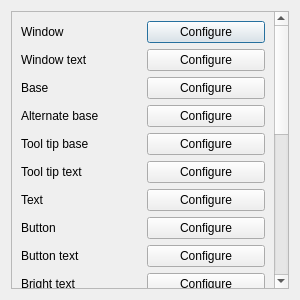
<?xml version="1.0" encoding="UTF-8"?>
<ui version="4.0">
 <class>configStyleSheet</class>
 <widget class="QDialog" name="configStyleSheet">
  <property name="geometry">
   <rect>
    <x>0</x>
    <y>0</y>
    <width>300</width>
    <height>300</height>
   </rect>
  </property>
  <property name="minimumSize">
   <size>
    <width>300</width>
    <height>0</height>
   </size>
  </property>
  <property name="windowTitle">
   <string>Dialog</string>
  </property>
  <layout class="QHBoxLayout" name="horizontalLayout">
   <item>
    <widget class="QScrollArea" name="scrollArea">
     <property name="widgetResizable">
      <bool>true</bool>
     </property>
     <widget class="QWidget" name="scrollAreaWidgetContents">
      <property name="geometry">
       <rect>
        <x>0</x>
        <y>-574</y>
        <width>268</width>
        <height>829</height>
       </rect>
      </property>
      <layout class="QVBoxLayout" name="verticalLayout">
       <item>
        <layout class="QHBoxLayout" name="horizontalLayout_5">
         <property name="spacing">
          <number>7</number>
         </property>
         <item>
          <widget class="QLabel" name="_window">
           <property name="text">
            <string>Window</string>
           </property>
          </widget>
         </item>
         <item>
          <widget class="QPushButton" name="_windowBut">
           <property name="text">
            <string>Configure</string>
           </property>
          </widget>
         </item>
        </layout>
       </item>
       <item>
        <layout class="QHBoxLayout" name="horizontalLayout_2">
         <property name="spacing">
          <number>7</number>
         </property>
         <item>
          <widget class="QLabel" name="_windowText">
           <property name="text">
            <string>Window text</string>
           </property>
          </widget>
         </item>
         <item>
          <widget class="QPushButton" name="_windowTextBut">
           <property name="text">
            <string>Configure</string>
           </property>
          </widget>
         </item>
        </layout>
       </item>
       <item>
        <layout class="QHBoxLayout" name="horizontalLayout_3">
         <property name="spacing">
          <number>7</number>
         </property>
         <item>
          <widget class="QLabel" name="_base">
           <property name="text">
            <string>Base</string>
           </property>
          </widget>
         </item>
         <item>
          <widget class="QPushButton" name="_baseBut">
           <property name="text">
            <string>Configure</string>
           </property>
          </widget>
         </item>
        </layout>
       </item>
       <item>
        <layout class="QHBoxLayout" name="horizontalLayout_4">
         <property name="spacing">
          <number>7</number>
         </property>
         <item>
          <widget class="QLabel" name="_altenateBase">
           <property name="text">
            <string>Alternate base</string>
           </property>
          </widget>
         </item>
         <item>
          <widget class="QPushButton" name="_alternateBaseBut">
           <property name="text">
            <string>Configure</string>
           </property>
          </widget>
         </item>
        </layout>
       </item>
       <item>
        <layout class="QHBoxLayout" name="horizontalLayout_9">
         <property name="spacing">
          <number>7</number>
         </property>
         <item>
          <widget class="QLabel" name="_toolTipBase">
           <property name="text">
            <string>Tool tip base</string>
           </property>
          </widget>
         </item>
         <item>
          <widget class="QPushButton" name="_toolTipBaseBut">
           <property name="text">
            <string>Configure</string>
           </property>
          </widget>
         </item>
        </layout>
       </item>
       <item>
        <layout class="QHBoxLayout" name="horizontalLayout_6">
         <property name="spacing">
          <number>7</number>
         </property>
         <item>
          <widget class="QLabel" name="_toolTip">
           <property name="text">
            <string>Tool tip text</string>
           </property>
          </widget>
         </item>
         <item>
          <widget class="QPushButton" name="_toolTipText">
           <property name="text">
            <string>Configure</string>
           </property>
          </widget>
         </item>
        </layout>
       </item>
       <item>
        <layout class="QHBoxLayout" name="horizontalLayout_21">
         <property name="spacing">
          <number>7</number>
         </property>
         <item>
          <widget class="QLabel" name="_toolTip_2">
           <property name="text">
            <string>Text</string>
           </property>
          </widget>
         </item>
         <item>
          <widget class="QPushButton" name="_text">
           <property name="text">
            <string>Configure</string>
           </property>
          </widget>
         </item>
        </layout>
       </item>
       <item>
        <layout class="QHBoxLayout" name="horizontalLayout_7">
         <property name="spacing">
          <number>7</number>
         </property>
         <item>
          <widget class="QLabel" name="_button">
           <property name="text">
            <string>Button</string>
           </property>
          </widget>
         </item>
         <item>
          <widget class="QPushButton" name="_buttonBut">
           <property name="text">
            <string>Configure</string>
           </property>
          </widget>
         </item>
        </layout>
       </item>
       <item>
        <layout class="QHBoxLayout" name="horizontalLayout_8">
         <property name="spacing">
          <number>7</number>
         </property>
         <item>
          <widget class="QLabel" name="_butonText">
           <property name="text">
            <string>Button text</string>
           </property>
          </widget>
         </item>
         <item>
          <widget class="QPushButton" name="_butonTextBut">
           <property name="text">
            <string>Configure</string>
           </property>
          </widget>
         </item>
        </layout>
       </item>
       <item>
        <layout class="QHBoxLayout" name="horizontalLayout_10">
         <property name="spacing">
          <number>7</number>
         </property>
         <item>
          <widget class="QLabel" name="_bightText">
           <property name="text">
            <string>Bright text</string>
           </property>
          </widget>
         </item>
         <item>
          <widget class="QPushButton" name="_brightTextBut">
           <property name="text">
            <string>Configure</string>
           </property>
          </widget>
         </item>
        </layout>
       </item>
       <item>
        <layout class="QHBoxLayout" name="horizontalLayout_11">
         <property name="spacing">
          <number>7</number>
         </property>
         <item>
          <widget class="QLabel" name="_link">
           <property name="text">
            <string>Link</string>
           </property>
          </widget>
         </item>
         <item>
          <widget class="QPushButton" name="_linkBut">
           <property name="text">
            <string>Configure</string>
           </property>
          </widget>
         </item>
        </layout>
       </item>
       <item>
        <layout class="QHBoxLayout" name="horizontalLayout_12">
         <property name="spacing">
          <number>7</number>
         </property>
         <item>
          <widget class="QLabel" name="_hightlight">
           <property name="text">
            <string>Highlight</string>
           </property>
          </widget>
         </item>
         <item>
          <widget class="QPushButton" name="_hightlightBut">
           <property name="text">
            <string>Configure</string>
           </property>
          </widget>
         </item>
        </layout>
       </item>
       <item>
        <layout class="QHBoxLayout" name="horizontalLayout_13">
         <property name="spacing">
          <number>7</number>
         </property>
         <item>
          <widget class="QLabel" name="_hightlitedText">
           <property name="text">
            <string>Highlighted text</string>
           </property>
          </widget>
         </item>
         <item>
          <widget class="QPushButton" name="_hightlitedTextBut">
           <property name="text">
            <string>Configure</string>
           </property>
          </widget>
         </item>
        </layout>
       </item>
       <item>
        <layout class="QHBoxLayout" name="horizontalLayout_14">
         <property name="spacing">
          <number>7</number>
         </property>
         <item>
          <widget class="QLabel" name="_hightlitedText_2">
           <property name="text">
            <string>Line Edit</string>
           </property>
          </widget>
         </item>
         <item>
          <widget class="QPushButton" name="_editLine">
           <property name="text">
            <string>Configure</string>
           </property>
          </widget>
         </item>
        </layout>
       </item>
       <item>
        <layout class="QHBoxLayout" name="horizontalLayout_16">
         <property name="spacing">
          <number>7</number>
         </property>
         <item>
          <widget class="QLabel" name="_hightlitedText_4">
           <property name="text">
            <string>Line Edit Text</string>
           </property>
          </widget>
         </item>
         <item>
          <widget class="QPushButton" name="_editLineText">
           <property name="text">
            <string>Configure</string>
           </property>
          </widget>
         </item>
        </layout>
       </item>
       <item>
        <layout class="QHBoxLayout" name="horizontalLayout_18">
         <property name="spacing">
          <number>7</number>
         </property>
         <item>
          <widget class="QLabel" name="_hightlitedText_6">
           <property name="text">
            <string>Contact</string>
           </property>
          </widget>
         </item>
         <item>
          <widget class="QPushButton" name="_contact">
           <property name="text">
            <string>Configure</string>
           </property>
          </widget>
         </item>
        </layout>
       </item>
       <item>
        <layout class="QHBoxLayout" name="horizontalLayout_19">
         <property name="spacing">
          <number>7</number>
         </property>
         <item>
          <widget class="QLabel" name="_hightlitedText_7">
           <property name="text">
            <string>Contact Text</string>
           </property>
          </widget>
         </item>
         <item>
          <widget class="QPushButton" name="_contactText">
           <property name="text">
            <string>Configure</string>
           </property>
          </widget>
         </item>
        </layout>
       </item>
       <item>
        <layout class="QHBoxLayout" name="horizontalLayout_22">
         <property name="spacing">
          <number>7</number>
         </property>
         <item>
          <widget class="QLabel" name="_hightlitedText_9">
           <property name="text">
            <string>Profile Background</string>
           </property>
          </widget>
         </item>
         <item>
          <widget class="QPushButton" name="_profileBg">
           <property name="text">
            <string>Configure</string>
           </property>
          </widget>
         </item>
        </layout>
       </item>
       <item>
        <layout class="QHBoxLayout" name="horizontalLayout_23">
         <property name="spacing">
          <number>7</number>
         </property>
         <item>
          <widget class="QLabel" name="_hightlitedText_10">
           <property name="text">
            <string>Profile Info</string>
           </property>
          </widget>
         </item>
         <item>
          <widget class="QPushButton" name="_profileInfo">
           <property name="text">
            <string>Configure</string>
           </property>
          </widget>
         </item>
        </layout>
       </item>
       <item>
        <layout class="QHBoxLayout" name="horizontalLayout_24">
         <property name="spacing">
          <number>7</number>
         </property>
         <item>
          <widget class="QLabel" name="_hightlitedText_11">
           <property name="text">
            <string>Profile Box</string>
           </property>
          </widget>
         </item>
         <item>
          <widget class="QPushButton" name="_profileBox">
           <property name="text">
            <string>Configure</string>
           </property>
          </widget>
         </item>
        </layout>
       </item>
       <item>
        <layout class="QHBoxLayout" name="horizontalLayout_25">
         <property name="spacing">
          <number>7</number>
         </property>
         <item>
          <widget class="QLabel" name="_hightlitedText_12">
           <property name="text">
            <string>Selected Contacts</string>
           </property>
          </widget>
         </item>
         <item>
          <widget class="QPushButton" name="_selectedContact">
           <property name="text">
            <string>Configure</string>
           </property>
          </widget>
         </item>
        </layout>
       </item>
       <item>
        <layout class="QHBoxLayout" name="horizontalLayout_26">
         <property name="spacing">
          <number>7</number>
         </property>
         <item>
          <widget class="QLabel" name="_hightlitedText_13">
           <property name="text">
            <string>Selected Contacts Border</string>
           </property>
          </widget>
         </item>
         <item>
          <widget class="QPushButton" name="_selectedContactBorder">
           <property name="text">
            <string>Configure</string>
           </property>
          </widget>
         </item>
        </layout>
       </item>
      </layout>
     </widget>
    </widget>
   </item>
  </layout>
 </widget>
 <resources/>
 <connections/>
</ui>
